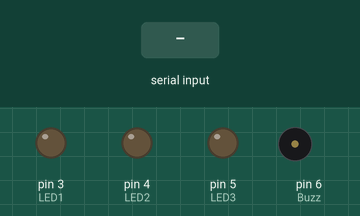
Recording of a sketch running on a simulated Arduino Uno, built with avr-gcc and run on an emulated ATmega328P. On the bench: output pins drawn as LEDs (lit = HIGH), buzzer (waves = sounding, pin HIGH). Inputs (shaded band) come from the test bench.

Above: at 1.2 s.
1.3 s: "1" received over Serial
At 1.6 s:
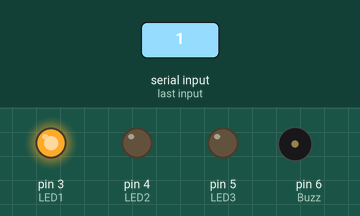
2.8 s: "1" received over Serial
At 4.0 s:
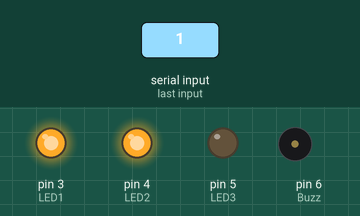
4.3 s: "2" received over Serial
At 5.3 s:
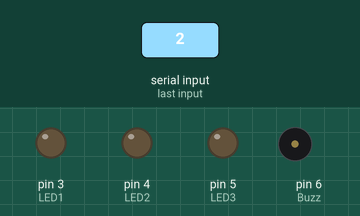
Timing chart, 0 to 7.3 s (numbered marks = the images above; inputs shaded):
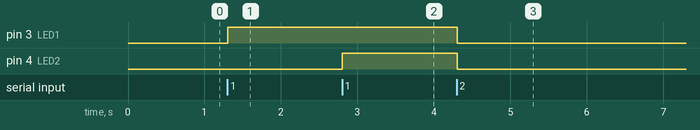

Measured:
- after the input at 1.3 s, pin 3 (LED1): LOW → HIGH at once
- after the input at 2.8 s, pin 4 (LED2): LOW → HIGH at once
- after the input at 4.3 s, pin 3 (LED1), pin 4 (LED2): HIGH → LOW at once

The sketch:

Stick_figure_LED_Buzzer.ino
```cpp
int LED1 = 3;
int LED2 = 4;
int LED3 = 5;
int Buzz = 6;
int dataFromUser;
int previous=5;
int count=0;
void setup()
{
    pinMode(LED1,OUTPUT);
    pinMode(LED2,OUTPUT);
    pinMode(LED3,OUTPUT);
    pinMode(Buzz,OUTPUT);
    Serial.begin(9600);
}

void loop()
 {
  while(Serial.available())
  {
  dataFromUser = Serial.read();
  if(dataFromUser == '1' && count==0)
  {
    //previous = 1;
    digitalWrite(LED1,HIGH);
    //delay(1000);
    count++;
  }
  else if(dataFromUser == '1' && count==1)
  {
    //previous = 1;
    digitalWrite(LED2,HIGH);
    //delay(1000);
    count++;

  }
  else if(dataFromUser == '1' && count==2)
  {
    digitalWrite(LED3,HIGH);
    //delay(1000);
    count++;
  }
  else if(dataFromUser == '1' && count==3)
  {
    //previous = 1;
    digitalWrite(Buzz,HIGH);
    //delay(1000);
  }
  else if(dataFromUser == '2' )
  {
    //previous = 2;
    digitalWrite(LED1,LOW);
    digitalWrite(LED2,LOW);
    digitalWrite(LED3,LOW);
    digitalWrite(Buzz,LOW);
    count=0;
  }

}
delay(10);
//Serial.print(dataFromUser);

}
```
